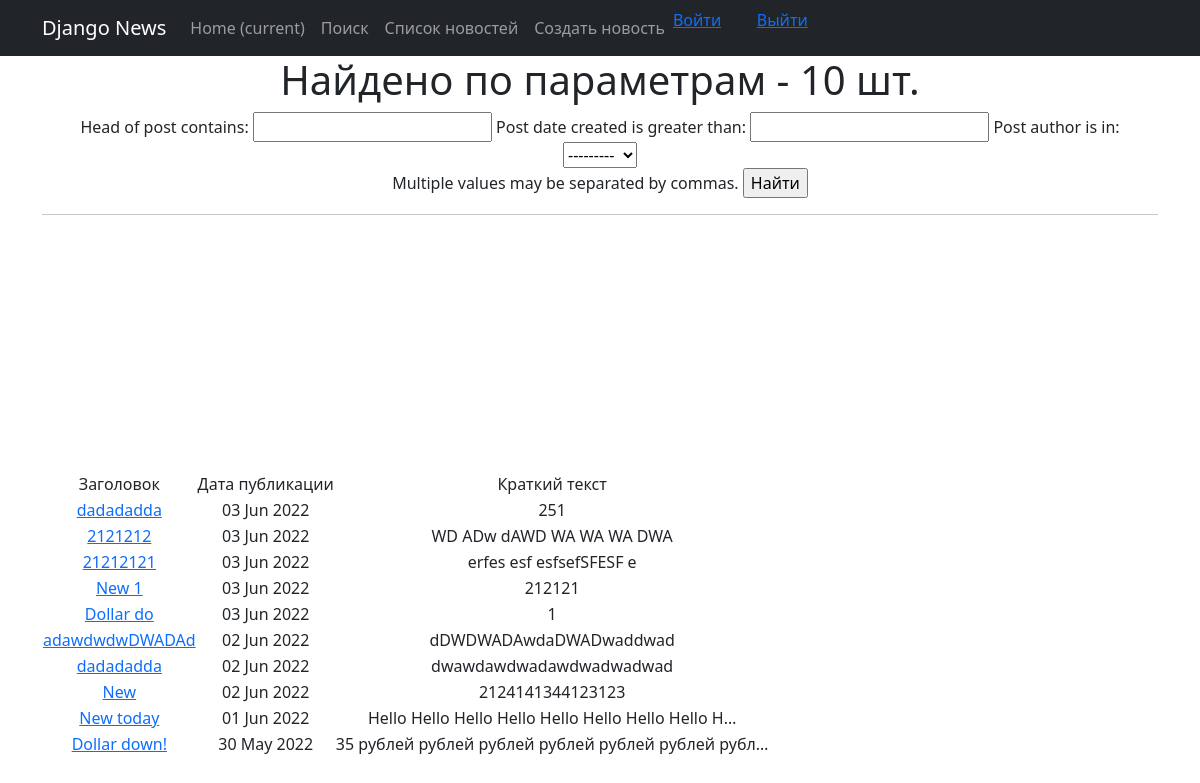
/news/search, run on the app's committed database.
### news/models.py (models this page shows, shortened)
class Post(models.Model):
    post = 'PO'
    news = 'NW'
    POSITIONS=[
    (post,'post'),
    (news,'news'),]
    post_author = models.ForeignKey(Author, on_delete = models.CASCADE)
    post_type = models.CharField(max_length=2, choices= POSITIONS)
    post_date_created = models.DateField(auto_now_add = True)
    post_detailed_time_created = models.TimeField(auto_now_add = True)
    category = models.ManyToManyField(Category, through = 'PostCategory')
    head_of_post = models.CharField(max_length = 255)
    article_text = models.TextField()
    post_raiting = models.IntegerField(default = 1)

### news/views.py (the view)
# urls.py: path('search', NewsListForSearck.as_view()),
class NewsListForSearck(ListView):
    model = Post
    template_name = 'search.html'
    context_object_name = 'searchNews'
    queryset = Post.objects.filter(post_type='NW').order_by('-id')
    def get_context_data(self, **kwargs):
        context = super().get_context_data(**kwargs)
        context['filter'] = PostFilter(self.request.GET, queryset=self.get_queryset())
        return context

### news/models.py (called while the page is built)
    def __str__(self):
        return f'{self.full_name.title()}'

### templates/search.html (shortened to what this page needs)
{% extends 'flatpages/default.html' %}
{% load custom_filters %}
{% block content %}
    <h1>Найдено по параметрам - {{ filter.qs|length }} шт.</h1>
    <form method="GET">
    {{ filter.form }}
    <input type="submit" value="Найти">
    </form>
    <hr>
    {% if searchNews  %}
        <table>
            <tr>
                <td>
                    Заголовок
                </td>
                <td>
                    Дата публикации
                </td>
                <td>
                    Краткий текст
                </td>
            </tr>
        {% for directNews in filter.qs %}
            <tr>
                <td>
                    <a href="{% url 'newsDetail' directNews.id %}">{{ directNews.head_of_post }}</a>
                </td>
                <td>
                    {{  directNews.post_date_created|date:'d M Y'  }}
                </td>
                <td>
                    {{ directNews.article_text|truncatechars:50 }}
                </td>
                <br>
            </tr>
        {% endfor %}
        </table>
        {% else %}
        <h2> Новостей нет!</h2>
    {% endif %}
{% endblock content %}

### data on the page
Post: head_of_post "dadadadda", post_date_created "03 Jun 2022", article_text "251"
Post: head_of_post "2121212", post_date_created "03 Jun 2022", article_text "WD ADw dAWD WA WA WA DWA"
Post: head_of_post "21212121", post_date_created "03 Jun 2022", article_text "erfes esf esfsefSFESF e"
Post: head_of_post "New 1", post_date_created "03 Jun 2022", article_text "212121"
Post: head_of_post "Dollar do", post_date_created "03 Jun 2022", article_text "1"
Post: head_of_post "adawdwdwDWADAd", post_date_created "02 Jun 2022", article_text "dDWDWADAwdaDWADwaddwad"
Post: head_of_post "dadadadda", post_date_created "02 Jun 2022", article_text "dwawdawdwadawdwadwadwad"
Post: head_of_post "New", post_date_created "02 Jun 2022", article_text "2124141344123123"
Post: head_of_post "New today", post_date_created "01 Jun 2022", article_text "Hello Hello Hello Hello Hello Hello Hello Hello H…"
Post: head_of_post "Dollar down!", post_date_created "30 May 2022", article_text "35 рублей рублей рублей рублей рублей рублей рубл…"

### other printed values
{{ filter.qs|length }} "10"
